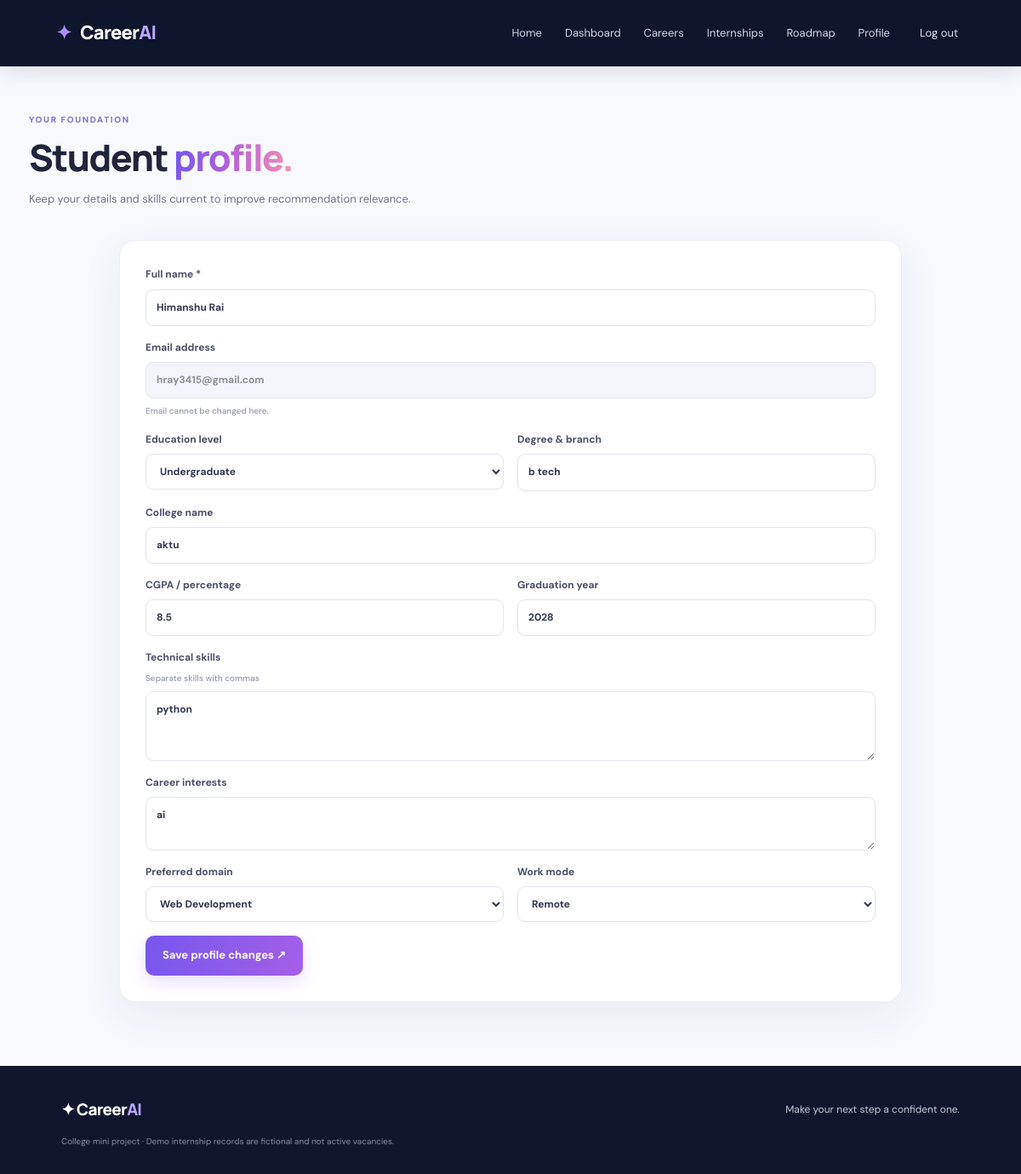
Screenshot of /profile (signed in) with the database file from the repository.
### tables this page shows
CREATE TABLE users(id INTEGER PRIMARY KEY AUTOINCREMENT,full_name TEXT NOT NULL,email TEXT NOT NULL UNIQUE COLLATE NOCASE,password_hash TEXT NOT NULL,created_at TEXT NOT NULL DEFAULT CURRENT_TIMESTAMP);

CREATE TABLE profiles(user_id INTEGER PRIMARY KEY REFERENCES users(id) ON DELETE CASCADE,education_level TEXT NOT NULL DEFAULT 'Undergraduate',degree_branch TEXT NOT NULL DEFAULT '',college_name TEXT NOT NULL DEFAULT '',cgpa TEXT NOT NULL DEFAULT '',graduation_year TEXT NOT NULL DEFAULT '',skills TEXT NOT NULL DEFAULT '',interests TEXT NOT NULL DEFAULT '',preferred_domain TEXT NOT NULL DEFAULT 'Software Development',work_mode TEXT NOT NULL DEFAULT 'Any');

### app.py (the view, shortened to what this page needs)
@app.route('/profile', methods=['GET','POST'])
@login_required
def profile():
    return render_template('profile.html',profile=get_profile())

### app.py (called while the page is built)
@app.before_request
def setup():
    if not getattr(app, '_db_ready', False):
        init_db(); seed_db(); app._db_ready = True
    if request.method == 'POST':
        token = session.get('_csrf_token')
        supplied = request.form.get('_csrf_token', '')
        if not token or not secrets.compare_digest(token, supplied): abort(400, 'Invalid form security token. Refresh and try again.')

@app.context_processor
def inject_globals():
    if '_csrf_token' not in session: session['_csrf_token'] = secrets.token_urlsafe(24)
    return {'csrf_token': session['_csrf_token'], 'current_user': session.get('user_name'), 'current_endpoint': request.endpoint}

def login_required(fn):
    @wraps(fn)
    def wrapper(*args, **kwargs):
        if not session.get('user_id'):
            flash('Please log in to access your student workspace.', 'info'); return redirect(url_for('login', next=request.path))
        return fn(*args, **kwargs)
    return wrapper

def get_profile(user_id=None):
    uid = user_id or session.get('user_id')
    with get_db() as db:
        row = db.execute('SELECT u.full_name,u.email,p.* FROM users u JOIN profiles p ON p.user_id=u.id WHERE u.id=?', (uid,)).fetchone()
    return dict(row) if row else {}

### db.py (called while the page is built)
def get_db():
    db_path=os.environ.get('CAREERAI_DB') or DEFAULT_DB_PATH
    conn=sqlite3.connect(db_path); conn.row_factory=sqlite3.Row; conn.execute('PRAGMA foreign_keys=ON'); return conn

### templates/profile.html
{% extends 'base.html' %}{% block title %}My profile · CareerAI{% endblock %}{% block content %}<section class="page-heading"><div class="eyebrow">YOUR FOUNDATION</div><h1>Student <span class="gradient-text">profile.</span></h1><p>Keep your details and skills current to improve recommendation relevance.</p></section><div class="form-card wide-card"><form method="post" class="form-grid"><input type="hidden" name="_csrf_token" value="{{ csrf_token }}"><label class="full">Full name *<input name="full_name" required minlength="2" maxlength="100" value="{{ profile.full_name }}"></label><label class="full">Email address<input value="{{ profile.email }}" disabled><small>Email cannot be changed here.</small></label><label>Education level<select name="education_level">{% for x in ['Undergraduate','Postgraduate','Diploma','Other'] %}<option {{ 'selected' if profile.education_level==x }}>{{ x }}</option>{% endfor %}</select></label><label>Degree & branch<input name="degree_branch" required maxlength="120" value="{{ profile.degree_branch }}"></label><label class="full">College name<input name="college_name" maxlength="160" value="{{ profile.college_name }}"></label><label>CGPA / percentage<input name="cgpa" value="{{ profile.cgpa }}" inputmode="decimal"></label><label>Graduation year<input name="graduation_year" type="number" min="2000" max="2100" value="{{ profile.graduation_year }}"></label><label class="full">Technical skills <small>Separate skills with commas</small><textarea name="skills" rows="3" maxlength="1000" placeholder="Python, SQL, HTML">{{ profile.skills }}</textarea></label><label class="full">Career interests<textarea name="interests" rows="2" maxlength="500" placeholder="What do you enjoy learning or building?">{{ profile.interests }}</textarea></label><label>Preferred domain<select name="preferred_domain">{% for x in ['Software Development','Web Development','Data Analytics','AI & Machine Learning','Cybersecurity','Cloud Computing'] %}<option {{ 'selected' if profile.preferred_domain==x }}>{{ x }}</option>{% endfor %}</select></label><label>Work mode<select name="work_mode">{% for x in ['Any','Remote','Hybrid','On-site'] %}<option {{ 'selected' if profile.work_mode==x }}>{{ x }}</option>{% endfor %}</select></label><div class="full"><button class="btn btn-primary" type="submit">Save profile changes ↗</button></div></form></div>{% endblock %}

### static/css/style.css (style rules this page uses)
:root { --navy:#10152e;--ink:#20243c;--muted:#70758b;--line:#e9eaf2;--purple:#7657ee;--blue:#4389f7;--pink:#ed72b7;--green:#2ebc91;--orange:#ffad68;--bg:#f8f9fd;--white:#fff;--shadow:0 16px 50px rgba(30,36,79,.07) }
* { box-sizing:border-box }
html { scroll-behavior:smooth }
body { margin:0;background:var(--bg);color:var(--ink);font-family:'DM Sans',sans-serif;font-size:15px;line-height:1.6 }
button,input,select,textarea { font:inherit }
button,a,select { -webkit-tap-highlight-color:transparent }
.eyebrow { font-size:10px;font-weight:800;letter-spacing:1.65px;color:#8172d6;text-transform:uppercase;display:flex;align-items:center;gap:9px }
.gradient-text { background:linear-gradient(100deg,#7657ee 5%,#bc63d5 52%,#f18eb4 95%);-webkit-background-clip:text;background-clip:text;color:transparent }
.btn { display:inline-flex;align-items:center;justify-content:center;gap:12px;border:0;border-radius:10px;padding:13px 20px;font-weight:700;font-size:13px;cursor:pointer;transition:transform .18s,box-shadow .18s }
.btn-primary { color:white;background:linear-gradient(105deg,#7657ee,#a45fe7);box-shadow:0 8px 20px #8d60e932 }
.form-card { background:white;border:1px solid #eeeff5;border-radius:19px;padding:30px;box-shadow:var(--shadow) }
.form-grid { display:grid;grid-template-columns:1fr 1fr;gap:16px }
.form-grid label,.stack-form label,.roadmap-controls label { font-size:12px;font-weight:700;color:#4a4e68;display:flex;flex-direction:column;gap:7px }
.form-grid label small { font-size:10px;color:#9699aa;font-weight:500 }
.full { grid-column:1/-1 }
.form-grid input,.form-grid select,.form-grid textarea,.stack-form input,.stack-form select,.stack-form textarea,.filter-bar input,.filter-bar select,.roadmap-controls select { width:100%;border:1px solid #e3e5ef;border-radius:9px;background:#fff;padding:11px 12px;outline:none;color:#323650;font-size:12px;min-width:0 }
.form-grid input:disabled { background:#f4f5fa;color:#8b8da0 }
.dashboard-head h1,.page-heading h1 { font:800 clamp(32px,4vw,43px)/1.2 Manrope;letter-spacing:-1.6px;margin:10px 0 }
.dashboard-head p,.page-heading>p { color:var(--muted);font-size:13px }
.page-heading { max-width:1180px;margin:0 auto;padding:55px 24px 25px }
.page-heading h1 { margin:10px 0 }
.wide-card { max-width:920px;margin:0 auto 75px }

### rows the page displays
users: full_name "Himanshu Rai", email "hray3415@gmail.com"
profiles: degree_branch "b tech", college_name "aktu", cgpa "8.5", graduation_year "2028", skills "python", interests "ai"

### other values shown
form field education_level "Undergraduate"
form field preferred_domain "Web Development"
form field work_mode "Remote"
